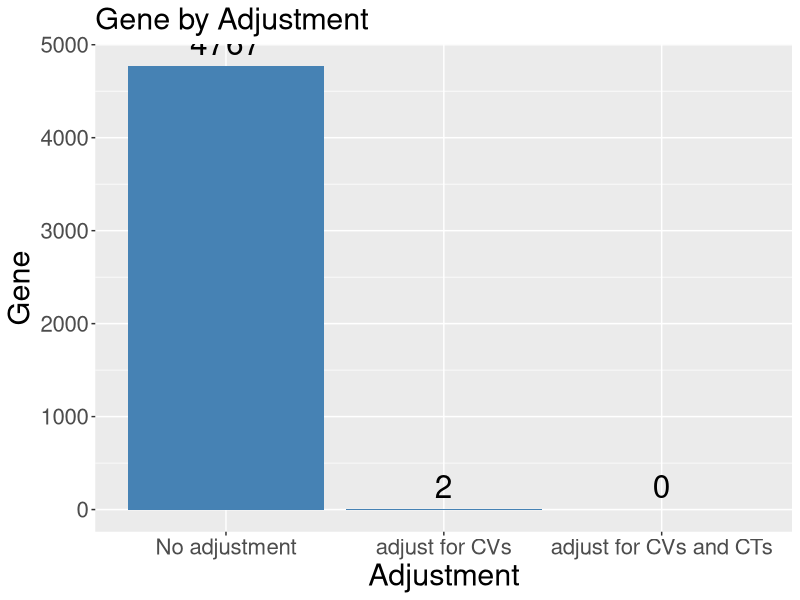
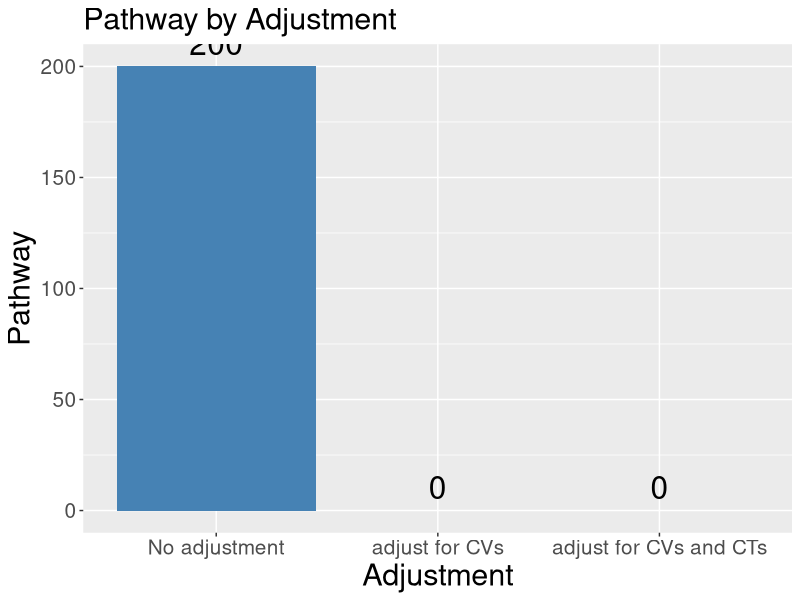

The R source for these figures, in order:
# Library:
library(ggplot2)

# Data:
Gene_df <- data.frame(
  Adjustment = c('No adjustment', 'adjust for CVs', 'adjust for CVs and CTs'),
  Gene = c(4767, 2, 0)
)

Path_df <- data.frame(
  Adjustment = c('No adjustment', 'adjust for CVs', 'adjust for CVs and CTs'),
  Pathway = c(200, 0, 0)
)

# Barplot:
pdf("/home/liuwent/04d-DM_analysis_after_adj/Gene_bar.pdf", width = 10, height = 10)
ggplot(Gene_df, aes(x = factor(Adjustment, levels = c('No adjustment', 'adjust for CVs', 'adjust for CVs and CTs')), y = Gene)) +
  geom_bar(stat = "identity", fill = "steelblue") +
  geom_text(aes(label = Gene), vjust = -0.5, size = 8) +
  labs(title = "Gene by Adjustment", x = "Adjustment", y = "Gene") +
  theme(axis.text.x = element_text(size = 16), axis.text.y = element_text(size = 16), 
        plot.title = element_text(size = 22), axis.title = element_text(size = 22))
dev.off()

pdf("/home/liuwent/04d-DM_analysis_after_adj/Path_bar.pdf", width = 10, height = 10)
ggplot(Path_df, aes(x = factor(Adjustment, levels = c('No adjustment', 'adjust for CVs', 'adjust for CVs and CTs')), y = Pathway)) +
  geom_bar(stat = "identity", fill = "steelblue") +
  geom_text(aes(label = Pathway), vjust = -0.5, size = 8) +
  labs(title = "Pathway by Adjustment", x = "Adjustment", y = "Pathway") +
  theme(axis.text.x = element_text(size = 15), axis.text.y = element_text(size = 15),
        plot.title = element_text(size = 22), axis.title = element_text(size = 22))
dev.off()